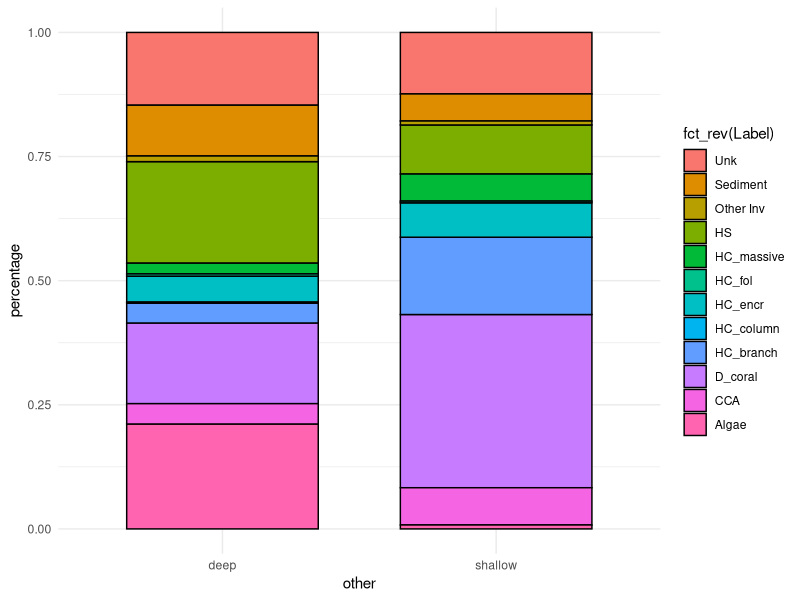
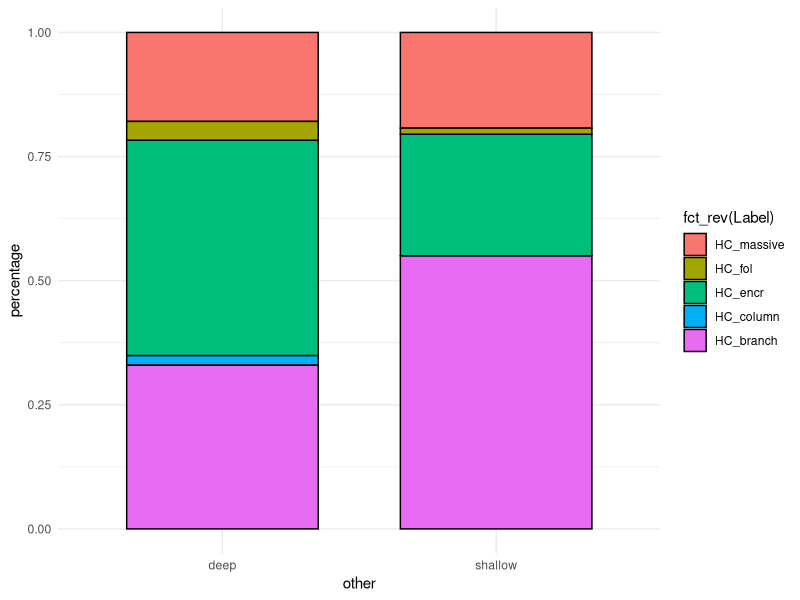

Recreate these plots in R, in order.
## ---- chunk 1
knitr::opts_chunk$set(echo = TRUE)

library(tidyverse)
## ---- chunk 2
data <- read.csv("../data/benthic/annotations.csv")
head(data)
## ---- chunk 3
result <- data %>%
  # Replace NA or empty values in 'other' column with 'shallow'
  mutate(other = ifelse(is.na(other) | other == "", "shallow", other)) %>%
  group_by(other, Label) %>%
  summarise(count = n(), .groups = 'drop') %>%
  group_by(other) %>%
  mutate(total = sum(count),
         percentage = (count / total) * 100) %>%
  arrange(other, desc(percentage))
## ---- chunk 4
ggplot(result, aes(x = other, y = percentage, fill = fct_rev(Label))) +
  geom_bar(stat = "identity", position = "fill", width = 0.7, color = "black") + 
  theme_minimal()
  
## ---- chunk 5
result_coral <- data %>%
  # Replace NA or empty values in 'other' column with 'shallow'
  mutate(other = ifelse(is.na(other) | other == "", "shallow", other)) %>%
  # Filter for labels starting with "HC_"
  filter(str_starts(Label, "HC_")) %>%
  group_by(other, Label) %>%
  summarise(count = n(), .groups = 'drop') %>%
  group_by(other) %>%
  mutate(total = sum(count),
         percentage = (count / total) * 100) %>%
  arrange(other, desc(percentage))  
## ---- chunk 6
ggplot(result_coral, aes(x = other, y = percentage, fill = fct_rev(Label))) +
  geom_bar(stat = "identity", position = "fill", width = 0.7, color = "black") + 
  theme_minimal()
